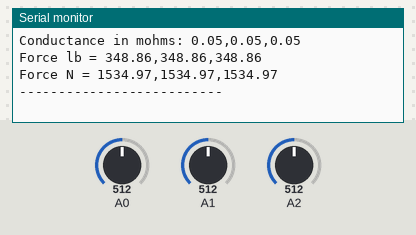
A sketch run on a simulated Arduino Uno, built with avr-gcc and run on an emulated ATmega328P. On the bench: the last lines printed to the serial monitor. The inputs (shaded band) are chosen by the test bench; at power-on: A2 = 512, A0 = 512, A1 = 512.

Above: at 5.4 s.
5.5 s: A2 set to 216
At 7.0 s:
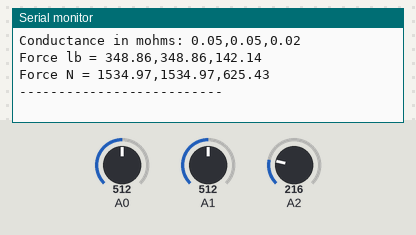
7.2 s: A2 set to 196
At 8.5 s:
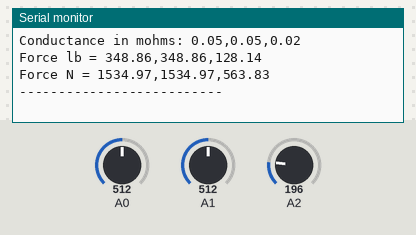
Timing chart, 0 to 10.2 s (numbered marks = the images above; inputs shaded):
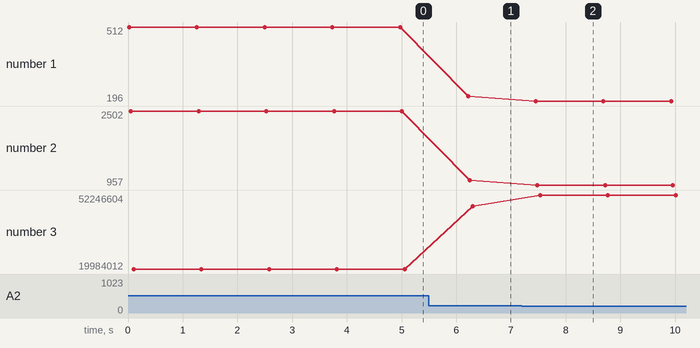

The sketch:

FSR03.ino
```cpp
#include <stdlib.h>
//Channels
const int CHANNELS =3;
//Analog input pin
int fsrPins[CHANNELS]={
  0,1,2};
int fsrReadings[CHANNELS];

double fsrVoltages[CHANNELS];
double fsrResistances[CHANNELS];
double fsrConductances[CHANNELS];
double fsrForcelbs[CHANNELS];
double fsrForceNs[CHANNELS];

void setup(){
  for (int i=0; i<CHANNELS; i++)
    pinMode(fsrPins[i],INPUT);
  Serial.begin(9600);
}

void loop(){
  for (int i=0; i<CHANNELS; i++){
    polling(fsrPins[i]);
  }
  render();
  Serial.println("--------------------------");
  delay(1000);
}

void polling(int fsrPin){
  fsrReadings[fsrPin] = analogRead(fsrPin);
  if (fsrReadings[fsrPin]==0){
    fsrVoltages[fsrPin] = 0;
    fsrResistances[fsrPin] = 0;
    fsrConductances[fsrPin] = 0;
    fsrForcelbs[fsrPin] = 0;
    fsrForceNs[fsrPin] = 0;
  }
  else{
    fsrVoltages[fsrPin] = float(map(fsrReadings[fsrPin],0,1023,0,5000));
    //fsrResistances[fsrPin] = (10000000*(5000-fsrVoltages[fsrPin]))/fsrVoltages[fsrPin];
    fsrResistances[fsrPin] = (10000000*(5000/fsrVoltages[fsrPin]));
    fsrConductances[fsrPin] = 1000000/fsrResistances[fsrPin];
    if (fsrResistances[fsrPin]>250000000){
      fsrForcelbs[fsrPin] = fsrConductances[fsrPin]/0.0002;
    }
    else{
      fsrForcelbs[fsrPin] = (fsrConductances[fsrPin]-0.0012)/0.00014;
    }
    fsrForceNs[fsrPin] = fsrForcelbs[fsrPin] * 4.4;
  }
}

void render(){
  Serial.print("Channels : ");
  format(fsrPins);

  //Receive analog reading.
  Serial.print("Analog reading = ");
  format(fsrReadings);

  //Translate analog reading to Voltage(mV).
  Serial.print("Voltage reading in mV = ");
  format(fsrVoltages);

  /*
      Calculate sensor's resistance.
   Rsensor = (Rfixed*(Vtotal-Vout))/Vout
   */
  Serial.print("FSR resistance in mohms = ");
  format(fsrResistances);

  /*
      Caculate sensor's conductance.
   C = 1/R(ohms)=1000000/R(mohms)
   */
  Serial.print("Conductance in mohms: ");
  format(fsrConductances);

  /*
      Caculate lb force.
   F = (C-0.0012)/0.00014
   */
  Serial.print("Force lb = ");
  format(fsrForcelbs);

  /*
      Caculate Newtons force.
   N = F * 4.4;
   */
  Serial.print("Force N = ");
  format(fsrForceNs);

}

String format(int arr[]){
  for (int i=0; i<CHANNELS-1; i++){
    Serial.print(arr[i]);
    Serial.print(",");
  }
  Serial.println(arr[CHANNELS-1]);
}

void format(double arr[]){
  for (int i=0; i<CHANNELS-1; i++){
    Serial.print(arr[i]);
    Serial.print(",");
  }
  Serial.println(arr[CHANNELS-1]);
}
```

Measured:
- after the input at 5.5 s, the serial monitor: prints a new line after 0.72 s (image 1)
- after the input at 7.2 s, the serial monitor: prints a new line after 0.25 s (image 2)
- plotted number 1: 512 → 216 after the input at 5.5 s, 216 → 196 after the input at 7.2 s
- plotted number 2: 2502 → 1055 after the input at 5.5 s, 1055 → 957 after the input at 7.2 s
- plotted number 3: 19984012 → 47393364 after the input at 5.5 s, 47393364 → 52246604 after the input at 7.2 s
